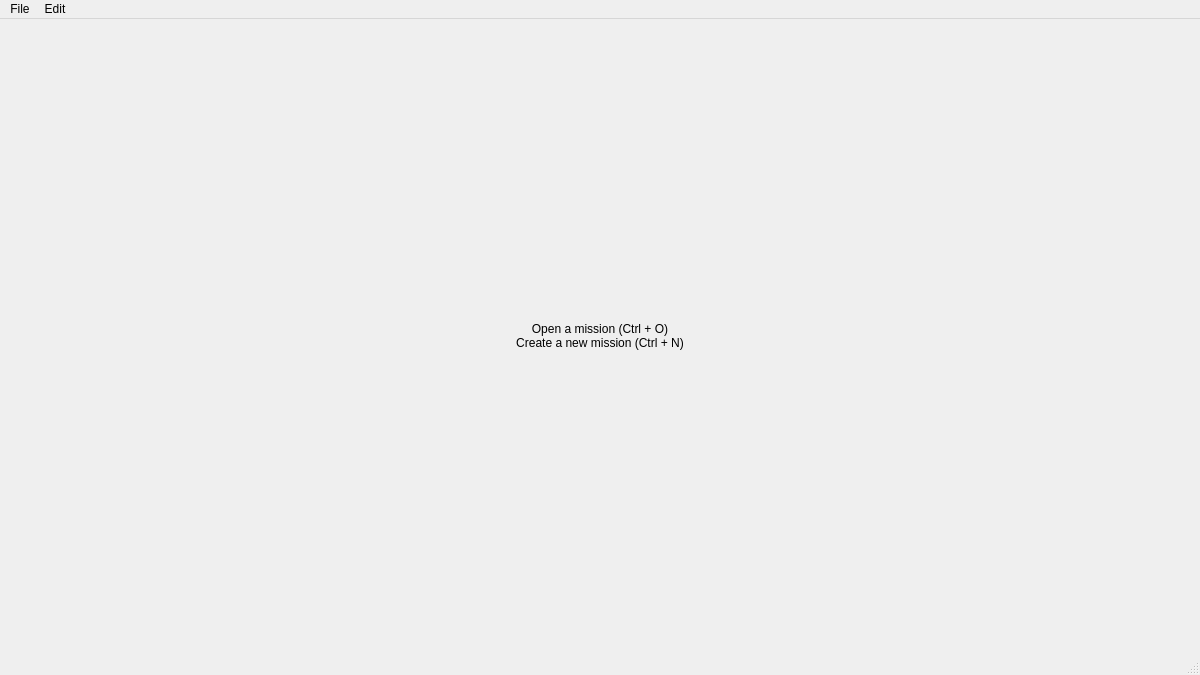
<?xml version="1.0" encoding="UTF-8"?>
<ui version="4.0">
 <class>MainWindow</class>
 <widget class="QMainWindow" name="MainWindow">
  <property name="geometry">
   <rect>
    <x>0</x>
    <y>0</y>
    <width>1200</width>
    <height>675</height>
   </rect>
  </property>
  <property name="windowTitle">
   <string>Robot Skill Wizard</string>
  </property>
  <widget class="QWidget" name="centralwidget">
   <layout class="QHBoxLayout" name="horizontalLayout">
    <item>
     <widget class="QLabel" name="label">
      <property name="text">
       <string>Open a mission (Ctrl + O)
Create a new mission (Ctrl + N)</string>
      </property>
      <property name="alignment">
       <set>Qt::AlignCenter</set>
      </property>
     </widget>
    </item>
   </layout>
  </widget>
  <widget class="QMenuBar" name="menubar">
   <property name="geometry">
    <rect>
     <x>0</x>
     <y>0</y>
     <width>1200</width>
     <height>21</height>
    </rect>
   </property>
   <widget class="QMenu" name="menuFile">
    <property name="title">
     <string>File</string>
    </property>
    <addaction name="actionNewMission"/>
    <addaction name="actionOpenMission"/>
    <addaction name="separator"/>
    <addaction name="actionSave"/>
    <addaction name="actionSave_as"/>
    <addaction name="separator"/>
    <addaction name="actionGenerateArgosFile"/>
   </widget>
   <widget class="QMenu" name="menuEdit">
    <property name="title">
     <string>Edit</string>
    </property>
   </widget>
   <addaction name="menuFile"/>
   <addaction name="menuEdit"/>
  </widget>
  <widget class="QStatusBar" name="statusbar"/>
  <action name="actionNewMission">
   <property name="text">
    <string>New Mission...</string>
   </property>
   <property name="statusTip">
    <string>Create a new mission</string>
   </property>
   <property name="shortcut">
    <string>Ctrl+N</string>
   </property>
   <property name="shortcutContext">
    <enum>Qt::WindowShortcut</enum>
   </property>
  </action>
  <action name="actionOpenMission">
   <property name="text">
    <string>Open...</string>
   </property>
   <property name="statusTip">
    <string>Open a mission</string>
   </property>
   <property name="shortcut">
    <string>Ctrl+O</string>
   </property>
  </action>
  <action name="actionSave">
   <property name="text">
    <string>Save</string>
   </property>
   <property name="statusTip">
    <string>Save the current mission</string>
   </property>
   <property name="shortcut">
    <string>Ctrl+S</string>
   </property>
  </action>
  <action name="actionSave_as">
   <property name="text">
    <string>Save as...</string>
   </property>
   <property name="shortcut">
    <string>Ctrl+Shift+S</string>
   </property>
  </action>
  <action name="actionGenerateArgosFile">
   <property name="text">
    <string>Generate Argos File</string>
   </property>
   <property name="shortcut">
    <string>Ctrl+G</string>
   </property>
  </action>
 </widget>
 <resources/>
 <connections/>
</ui>
